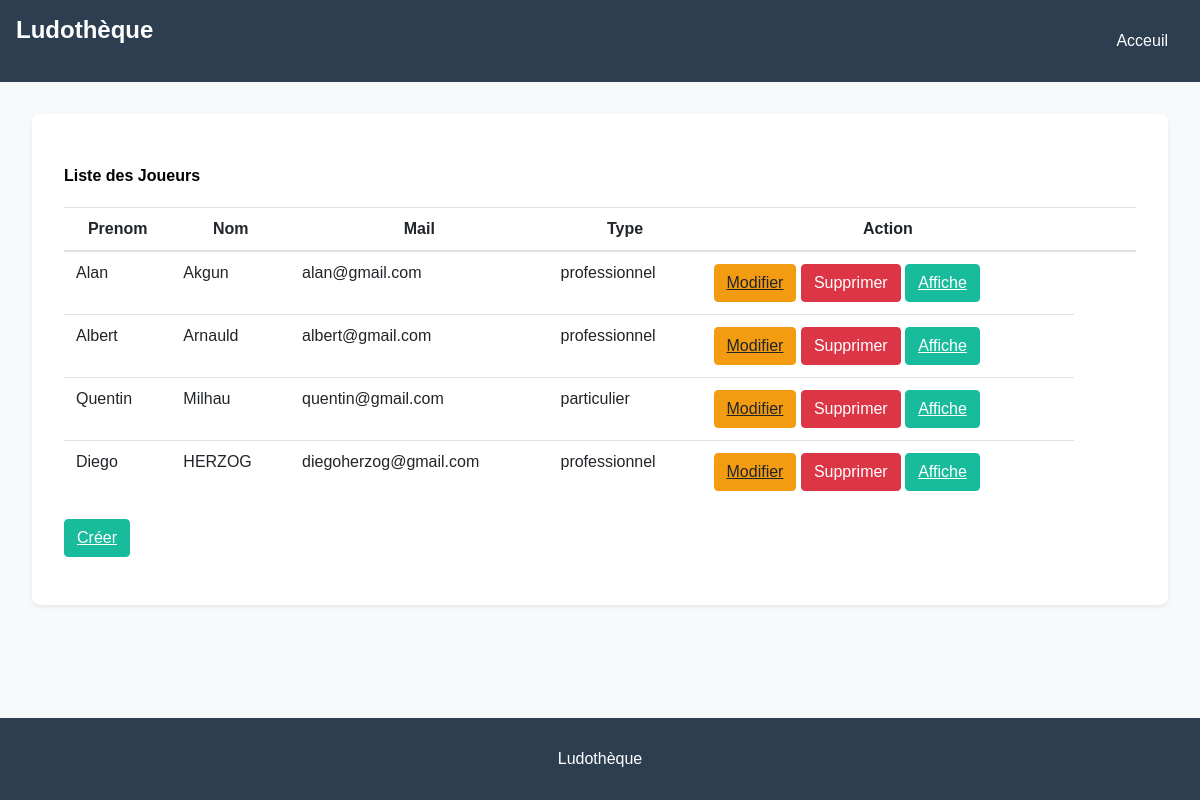
The app's page /joueurs/ with its own data.
### myapp/models.py (models this page shows, shortened)
class Joueur(models.Model):
    prenom = models.CharField(max_length=200)
    nom = models.CharField(max_length=200)
    mail = models.EmailField()
    mot_de_passe = models.CharField(max_length=200)
    type = models.CharField(max_length=50, choices=[('professionnel', 'Professionnel'), ('particulier', 'Particulier')])

### myapp/views.py (the view)
# urls.py: path('joueurs/', views.joueurList, name='joueur-liste'),
def joueurList(request):
    joueurs = Joueur.objects.all()
    return render(request,'joueur/joueur_liste.html',{'joueurs': joueurs})

### myapp/templates/joueur/joueur_liste.html (shortened to what this page needs)
{% extends "base.html" %}
{% block content %}
<div class="card-body">
    <h4>Liste des Joueurs</h4>
    <table class="table">
        <thead>
            <tr>
                <th scope="col">Prenom</th>
                <th scope="col">Nom</th>
                <th scope="col">Mail</th>
                <th scope="col">Type</th>
                <th scope="col">Action</th>
                <th scope="col"></th>
                <th scope="col"></th>
            </tr>
        </thead>
        <tbody>
            {% for joueur in joueurs %}
            <tr>
                <td>{{ joueur.prenom }}</td>
                <td>{{ joueur.nom }}</td>
                <td>{{ joueur.mail }}</td>
                <td>{{ joueur.type }}</td>
                <td>
                    <a type="button" class="btn btn-warning" href="{% url 'update_joueur' joueur.id %}">Modifier</a>
                    <form action="{% url 'delete_joueur' joueur.id %}" method="post" style="display:inline;">
                        <button type="submit" class="btn btn-danger">Supprimer</button>
                    </form>
                    <a type="button" class="btn btn-success" href="{% url 'display_joueur' joueur.id %}">Affiche</a>
                </td>
            </tr>
            {% endfor %}
        </tbody>
    </table>
    <section class="table">
        <a type="button" class="btn btn-success" href="{% url 'create_joueur' %}">Créer</a>
    </section>
</div>
{% endblock %}

### myapp/static/design.css (style rules this page uses)
body { font-family: 'Arial', sans-serif; background-color: #f8f9fa; margin: 0; padding: 0; }
.card-body { padding: 2rem; background-color: white; margin: 2rem; border-radius: 0.5rem; box-shadow: 0 0.125rem 0.25rem rgba(0, 0, 0, 0.075); }
.table { width: 100%; margin-bottom: 1rem; color: #212529; border-collapse: collapse; }
.table th, .table td { padding: 0.75rem; vertical-align: top; border-top: 1px solid #dee2e6; }
.table thead th { vertical-align: bottom; border-bottom: 2px solid #dee2e6; }
.btn { display: inline-block; font-weight: 400; color: #212529; text-align: center; vertical-align: middle; user-select: none; background-color: transparent; border: 1px solid transparent; padding: 0.375rem 0.75rem; font-size: 1rem; line-height: 1.5; border-radius: 0.25rem; transition: color 0.15s ease-in-out, background-color 0.15s ease-in-out, border-color 0.15s ease-in-out, box-shadow 0.15s ease-in-out; }
.btn-warning { color: #212529; background-color: #f39c12; border-color: #f39c12; }
.btn-danger { color: #fff; background-color: #dc3545; border-color: #dc3545; }
.btn-success { color: #fff; background-color: #18bc9c; border-color: #18bc9c; }

### records on screen
Joueur: prenom "Alan", nom "Akgun", mail "alan@gmail.com", type "professionnel"
Joueur: prenom "Albert", nom "Arnauld", mail "albert@gmail.com", type "professionnel"
Joueur: prenom "Quentin", nom "Milhau", mail "quentin@gmail.com", type "particulier"
Joueur: prenom "Diego", nom "HERZOG", mail "diegoherzog@gmail.com", type "professionnel"
